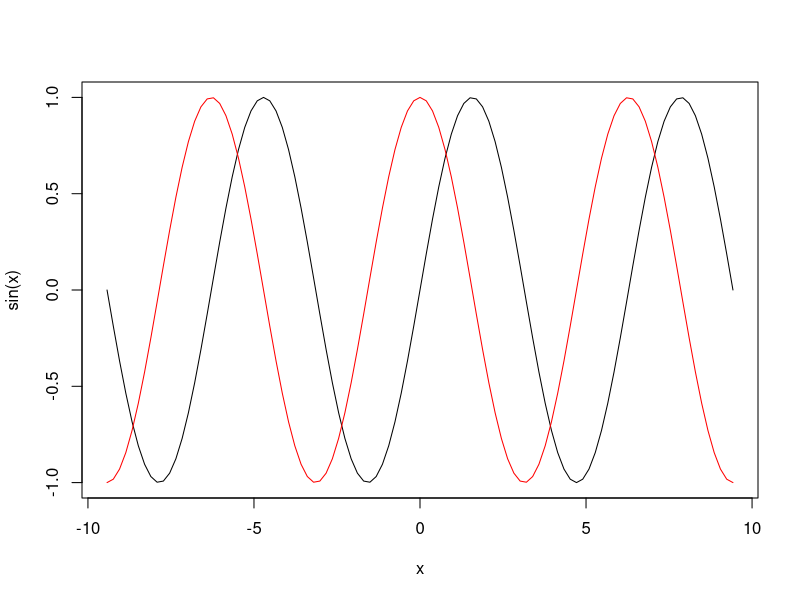

This figure's R source:
#r2-zad4
png("sincos1.png")
curve(sin, from = -3*pi, to = 3*pi)
curve(cos, from = -3*pi, to = 3*pi, add = TRUE, col = "red")
dev.off()
